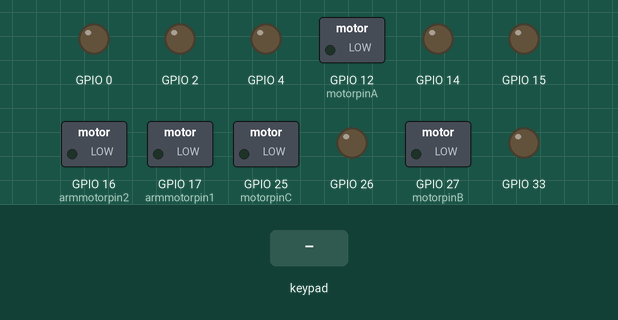
Bench run of a program on a simulated ESP32. On the bench: switched loads named in the program (green lamp = pin HIGH), output pins drawn as LEDs (lit = HIGH). The inputs (shaded band) are chosen by the test bench.

Above: at 1.2 s.
1.3 s: key 'U' pressed
At 2.8 s:
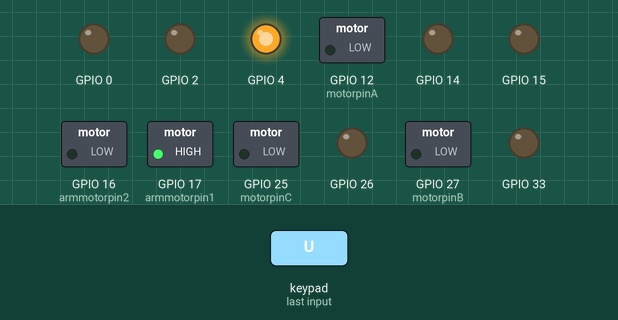
3.1 s: key 'L' pressed
At 4.4 s:
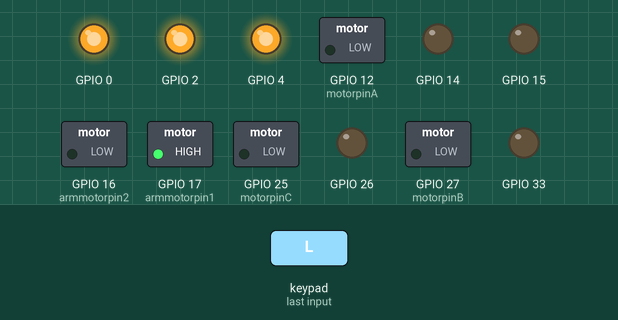
4.9 s: key 'D' pressed
At 5.8 s:
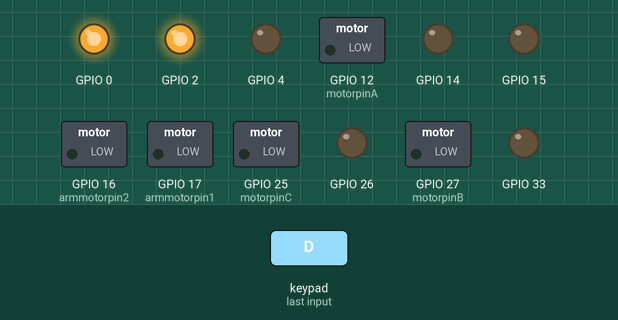
6.7 s: key 'R' pressed
At 6.84 s:
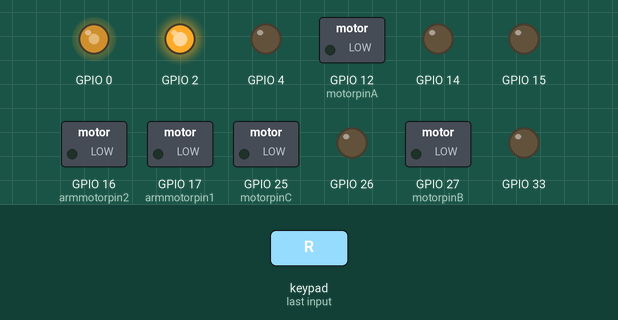
8.5 s: key 'O' pressed
At 8.72 s:
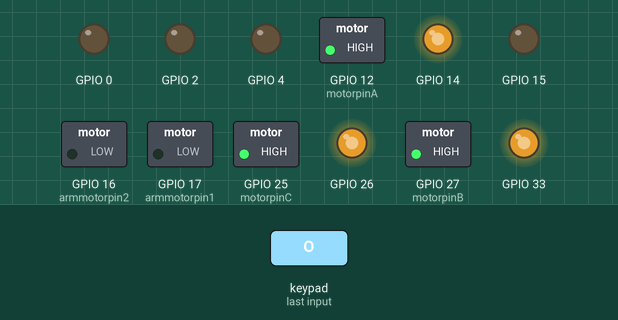
10.4 s: key 'T' pressed
At 10.65 s:
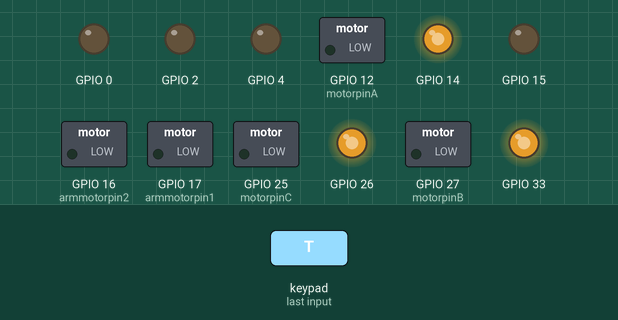
Timing chart, 0 to 13.3 s (numbered marks = the images above; inputs shaded):
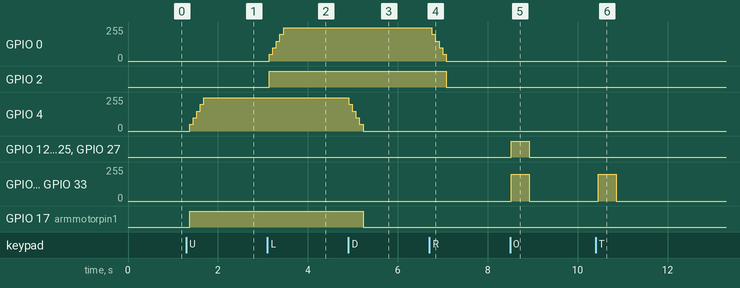

The program:

main.cpp
```cpp
#include<Arduino.h>
#include<DabbleESP32.h>
#include<LineTrace.hpp>
#include<MotorDriver.hpp>
#include<Move.hpp>
#include<SetUp.hpp>

void calcpwm(){
  int xval = 252 * GamePad.getXaxisData() / 7;
  int yval = 252 * GamePad.getYaxisData() / 7;

  motorAinput = xval;
  motorBinput = xval * cosf(thetaB) + yval * sinf(thetaB);
  motorCinput = xval * cosf(thetaC) + yval * sinf(thetaC);
}

void setup(){
  Serial.begin(9600);
  Dabble.begin("Bluth");

  state = 0;

  power1 = 0;
  power2 = 0;

  motorA.setup();
  motorB.setup();
  motorC.setup();
  ArmMotor.setup_();
  CrawlerMotor.setup_();

  motorA.DRIVE(0);
  motorB.DRIVE(0);
  motorC.DRIVE(0);
  ArmMotor.DRIVE_(0);
  CrawlerMotor.DRIVE_(0);

  leftpho.setup();
  centerpho.setup();
  rightpho.setup();
}

void self(){
  int time_ = 0;
  while(time_ < 150){
    if(time_ < 30){
      MoveStraight();
    }
    else if(time_ < 60){
      RightRotate();
    }
    else if(time_ < 90){
      MoveStraight();
    }
    else if(time_ < 120){
      RightRotate();
    }
    else if(time_ < 150){
      MoveStraight();
    }
    time_++;
    delay(100);
  }
}


void loop(){
  Dabble.processInput();

  if(GamePad.isCrossPressed()){
    state = 0;
    motorAinput = 0;
    motorBinput = 0;
    motorCinput = 0;
    Serial.println("stop");
  }
  else if(GamePad.isUpPressed()){
    if(power1 < 250){
      power1 = power1 + 50;
    }
    else{
      power1 = 250;
    }
    ArmMotor.DRIVE_(power1);
  }
  else if(GamePad.isDownPressed()){
    if(power1 > -250){
      power1 = power1 - 50;
    }
    else{
      power1 = -250;
    }
    ArmMotor.DRIVE_(power1);
  }
  else if(GamePad.isRightPressed()){
    if(power2 < 250){
      power2 = power2 + 50;
    }
    else{
      power2 = 250;
    }
    CrawlerMotor.DRIVE_(power2);
  }
  else if(GamePad.isLeftPressed()){
    if(power2 > -250){
      power2 = power2 - 50;
    }
    else{
      power2 = -250;
    }
    CrawlerMotor.DRIVE_(power2);
  }
  else if(GamePad.isSquarePressed()){
    power1 = 0;
    power2 = 0;
    ArmMotor.DRIVE_(power1);
    CrawlerMotor.DRIVE_(power2);
  }
  else if(GamePad.isCirclePressed()){
    LeftRotate();
  }
  else if(GamePad.isTrianglePressed()){
    RightRotate();
  }
  else if(GamePad.isStartPressed()){
    self();
    if(GamePad.isCrossPressed()){
      state = 0;
      motorAinput = 0;
      motorBinput = 0;
      motorCinput = 0;
    }
  }
  else{
    calcpwm();
    motorA.DRIVE(motorAinput);
    motorB.DRIVE(motorBinput);
    motorC.DRIVE(motorCinput);
  }
  delay(80);
}
```

LineTrace.hpp
```cpp
#pragma once

#include<Arduino.h>
#include<SetUp.hpp>
#include<Move.hpp>

struct LineTrace{
    int inputpin;
    int val;

    void setup();
    void getval();
};

void linetrace();

void self();

extern LineTrace leftpho;
extern LineTrace centerpho;
extern LineTrace rightpho;
```

Move.hpp
```cpp
#pragma once

#include<Arduino.h>
#include<MotorDriver.hpp>
#include<SetUp.hpp>

void MoveStraight();
void RightRotate();
void LeftRotate();
```

SetUp.hpp
```cpp
#pragma once

#include<Arduino.h>
#include<MotorDriver.hpp>
#include<LineTrace.hpp>

//theta
constexpr float thetaA = 0;
constexpr float thetaB = 2 * PI / 3.0;
constexpr float thetaC = - 2 * PI / 3.0;

//Motor,MotorDrive
constexpr int motorpinA = 12;
constexpr int motorAp = 14;
constexpr int pwmch_A = 0;

constexpr int motorpinB = 27;
constexpr int motorBp = 26;
constexpr int pwmch_B = 1;

constexpr int motorpinC = 25;
constexpr int motorCp = 33;
constexpr int pwmch_C = 2;

constexpr int armmotorpin1 = 17;
constexpr int armmotorpin2 = 16;
constexpr int armmotorpwm = 4;
constexpr int pwmch = 3;

constexpr int crawlermotor1 = 15;
constexpr int crawlermotor2 = 2;
constexpr int crawlerpwm = 0;
constexpr int pwmch_cr = 4;


constexpr int leftphoto = 32;
constexpr int centerphoto = 35;
constexpr int rightphoto = 34;


extern int leftphotoval;
extern int centerphotoval;
extern int rightphotoval;

extern int motorAinput;
extern int motorBinput;
extern int motorCinput;

extern int state;

extern int power1;
extern int power2;

extern MotorDrive motorA;
extern MotorDrive motorB;
extern MotorDrive motorC;

extern MotorDrive2 ArmMotor;
extern MotorDrive2 CrawlerMotor;
```

LineTrace.cpp
```cpp
#include<LineTrace.hpp>

void LineTrace::setup(){
    pinMode(inputpin,INPUT);
}

void LineTrace::getval(){
    val = 255 * analogRead(inputpin);
};
```

Move.cpp
```cpp
#include <Move.hpp>

void MoveStraight(){
    motorA.DRIVE(0);
    motorB.DRIVE(200);
    motorC.DRIVE(-200);
}

void RightRotate(){
    motorA.DRIVE(200);
    motorB.DRIVE(200);
    motorC.DRIVE(200);
}

void LeftRotate(){
    motorA.DRIVE(-200);
    motorB.DRIVE(-200);
    motorC.DRIVE(-200);
}
```

SetUp.cpp
```cpp
#include<SetUp.hpp>

int leftphotoval = 0;
int centerphotoval = 0;
int rightphotoval = 0;

int motorAinput = 0;
int motorBinput = 0;
int motorCinput = 0;

int state = 0;

int power1 = 0;
int power2 = 0;

MotorDrive motorA{motorpinA,motorAp,pwmch_A};
MotorDrive motorB{motorpinB,motorBp,pwmch_B};
MotorDrive motorC{motorpinC,motorCp,pwmch_C};

MotorDrive2 ArmMotor{armmotorpin1,armmotorpin2,armmotorpwm,pwmch};
MotorDrive2 CrawlerMotor{crawlermotor1,crawlermotor2,crawlerpwm,pwmch_cr};

LineTrace leftpho{leftphoto,leftphotoval};
LineTrace centerpho{centerphoto,centerphotoval};
LineTrace rightpho{rightphoto,rightphotoval};
```

MotorDriver.hpp
```cpp
#pragma once

#include<Arduino.h>

struct MotorDrive{
    int dirpin;
    int motorpwm;
    int pwmch;

    void setup();

    void DRIVE(int pwmvalue);
};


struct MotorDrive2{
    int inputpin1;
    int inputpin2;
    int motorpwm;
    int pwmch;

    void setup_();

    void DRIVE_(int pwmvalue);
};
```

MotorDriver.cpp
```cpp
#include<MotorDriver.hpp>

void MotorDrive::setup(){
    pinMode(dirpin,OUTPUT);
    pinMode(motorpwm,OUTPUT);
    ledcAttachPin(motorpwm,pwmch);
    ledcSetup(pwmch,12800,8);
}

void MotorDrive::DRIVE(int pwmvalue){
    if (pwmvalue < 0) {
        digitalWrite(dirpin, HIGH);
        ledcWrite(pwmch, -pwmvalue);
    }
    else if(pwmvalue > 0) {
        digitalWrite(dirpin, LOW);
        ledcWrite(pwmch, pwmvalue);
    }
    else{
        digitalWrite(dirpin,LOW);
        ledcWrite(pwmch,0);
    }
}

void MotorDrive2::setup_(){
    pinMode(inputpin1,OUTPUT);
    pinMode(inputpin2,OUTPUT);
    pinMode(motorpwm,OUTPUT);
    ledcAttachPin(motorpwm,pwmch);
    ledcSetup(pwmch,12800,8);
}

void MotorDrive2::DRIVE_(int pwmvalue){
    if (pwmvalue > 0) {
        digitalWrite(inputpin1, HIGH);
        digitalWrite(inputpin2,LOW);
        ledcWrite(pwmch, pwmvalue);
    }
    else if (pwmvalue < 0) {
        digitalWrite(inputpin1, LOW);
        digitalWrite(inputpin2,HIGH);
        ledcWrite(pwmch, -pwmvalue);
    }
    else{
        digitalWrite(inputpin1,LOW);
        digitalWrite(inputpin2,LOW);
        ledcWrite(pwmch,0);
    }
}
```

Measured:
- after the input at 1.3 s, GPIO 4: moves from 0/255 to 249/255 over 0.32 s, starting after 0.07 s; GPIO 17 (armmotorpin1): LOW → HIGH after 0.07 s
- after the input at 3.1 s, GPIO 0: moves from 0/255 to 249/255 over 0.32 s, starting at once; GPIO 2: LOW → HIGH at once
- after the input at 4.9 s, GPIO 4: moves from 249/255 to 0/255 over 0.32 s, starting at once; GPIO 17 (armmotorpin1): HIGH → LOW after 0.33 s
- after the input at 6.7 s, GPIO 0: moves from 249/255 to 0/255 over 0.32 s, starting after 0.06 s; GPIO 2: HIGH → LOW after 0.38 s
- after the input at 8.5 s, GPIO 12 (motorpinA), GPIO 25 (motorpinC), GPIO 27 (motorpinB): LOW → HIGH at once, → LOW 0.40 s later; GPIO 14, GPIO 26, GPIO 33: 0/255 → 199/255 at once, → 0/255 0.40 s later
- after the input at 10.4 s, GPIO 14, GPIO 26, GPIO 33: 0/255 → 199/255 after 0.06 s, → 0/255 0.40 s later
